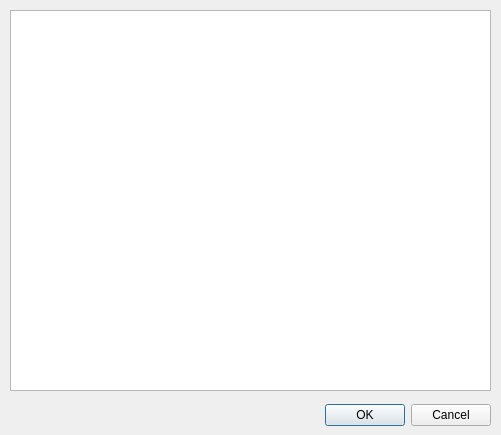
<?xml version="1.0" encoding="UTF-8"?>
<ui version="4.0">
 <class>gmstdialog</class>
 <widget class="QDialog" name="gmstdialog">
  <property name="geometry">
   <rect>
    <x>0</x>
    <y>0</y>
    <width>501</width>
    <height>435</height>
   </rect>
  </property>
  <property name="windowTitle">
   <string>Game Settings</string>
  </property>
  <widget class="QDialogButtonBox" name="buttonBox">
   <property name="geometry">
    <rect>
     <x>320</x>
     <y>400</y>
     <width>171</width>
     <height>31</height>
    </rect>
   </property>
   <property name="orientation">
    <enum>Qt::Horizontal</enum>
   </property>
   <property name="standardButtons">
    <set>QDialogButtonBox::Cancel|QDialogButtonBox::Ok</set>
   </property>
  </widget>
  <widget class="QTableView" name="tableView">
   <property name="geometry">
    <rect>
     <x>10</x>
     <y>10</y>
     <width>481</width>
     <height>381</height>
    </rect>
   </property>
  </widget>
 </widget>
 <resources/>
 <connections>
  <connection>
   <sender>buttonBox</sender>
   <signal>accepted()</signal>
   <receiver>gmstdialog</receiver>
   <slot>accept()</slot>
   <hints>
    <hint type="sourcelabel">
     <x>248</x>
     <y>254</y>
    </hint>
    <hint type="destinationlabel">
     <x>157</x>
     <y>274</y>
    </hint>
   </hints>
  </connection>
  <connection>
   <sender>buttonBox</sender>
   <signal>rejected()</signal>
   <receiver>gmstdialog</receiver>
   <slot>reject()</slot>
   <hints>
    <hint type="sourcelabel">
     <x>316</x>
     <y>260</y>
    </hint>
    <hint type="destinationlabel">
     <x>286</x>
     <y>274</y>
    </hint>
   </hints>
  </connection>
 </connections>
</ui>
